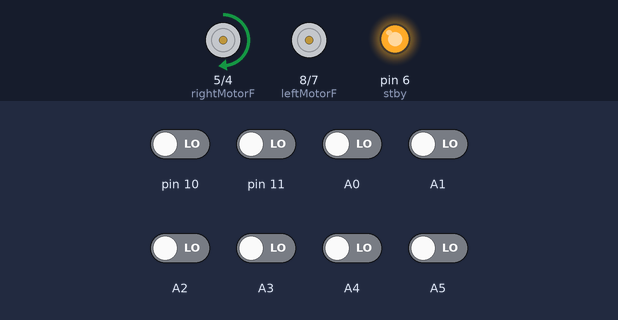
The sketch below on a simulated Arduino Uno, built with avr-gcc and run on an emulated ATmega328P. Shown: motor-driver pin pairs drawn as motors (green arrow = first pin HIGH = forward, orange = second pin HIGH = backward, longer = more drive, scaled by the enable pin, stopped while the standby pin is LOW), output pins drawn as LEDs (lit = HIGH). Inputs (shaded band) come from the test bench; at power-on: A0–5, pin 10, pin 11 LOW.

Above: at 4.5 s.
4.6 s: A4 driven HIGH
At 4.76 s:
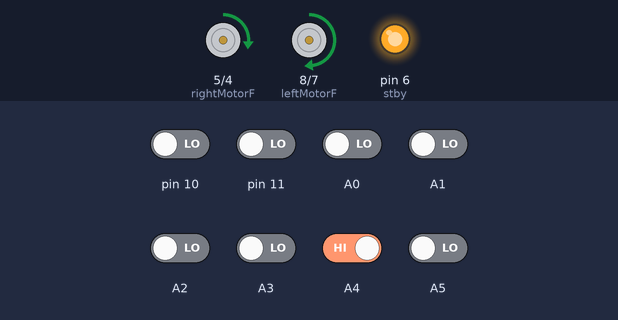
7.6 s: A3 driven HIGH
9.1 s: A5 driven HIGH
At 11.9 s:
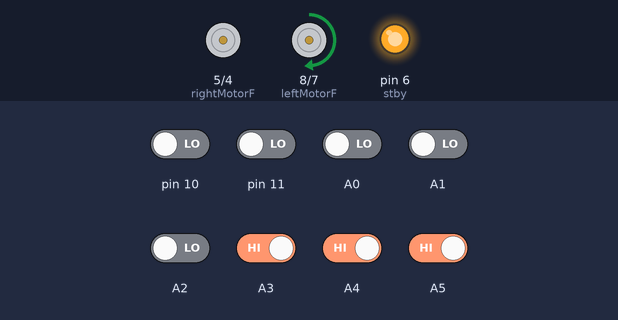
12.1 s: A1 driven HIGH
At 12.4 s:
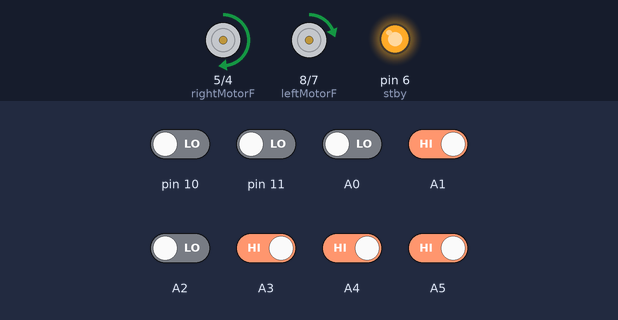
15.1 s: pin 10 driven HIGH
At 15.36 s:
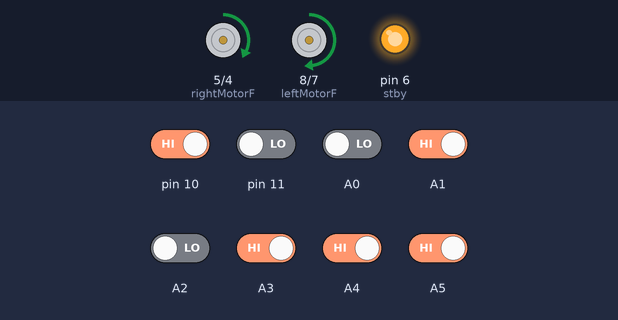
18.1 s: pin 11 driven HIGH
At 18.5 s:
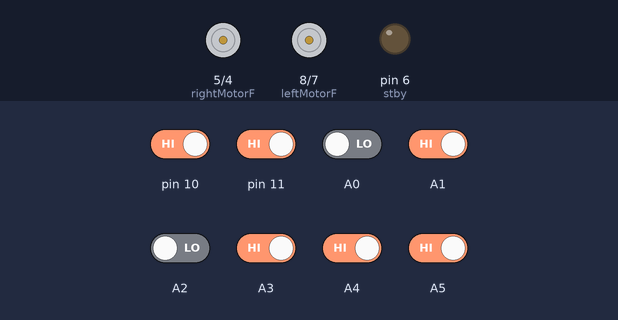
Timing chart, 0 to 20.6 s (numbered marks = the images above; inputs shaded):
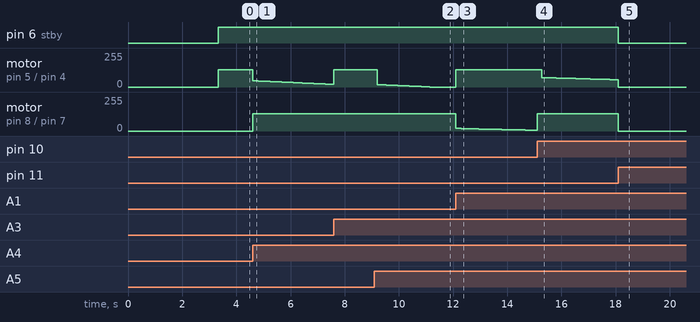

The sketch:

LFR.ino
```cpp
#include <QTRSensors.h>
//#define QTR_NO_EMITTERS_PIN 2
#define rightMotorF 5
#define rightMotorB 4
#define rightMotorPWM 3
#define leftMotorF 8
#define leftMotorB 7
#define leftMotorPWM 9
#define stby 6
// This example is designed for use with a QTR-8RC sensor
// This is a much cut-down version of the Pololu Example code

#define NUM_SENSORS 8    // number of sensors used
#define TIMEOUT       2500  // waits for 2500 us for sensor outputs to go low
int maximum ;

// Create instance of sensors. Sensors connected to pins 5 to 12
//QTRSensorsRC qtrrc((unsigned char[]) {A2,A3,A4,A5},  NUM_SENSORS, TIMEOUT); //QTR_NO_EMITTER_PIN);
QTRSensorsRC qtrrc((unsigned char[]) {A0,A1,A2,A3,A4,A5,10,11},  NUM_SENSORS, TIMEOUT); //QTR_NO_EMITTER_PIN);

unsigned int sensorValues[NUM_SENSORS];
unsigned int last_proportional = 0;
long integral = 0;

void setup()
{
 // pinMode(2,INPUT);
  pinMode(10, INPUT);
  pinMode(11, INPUT);
  pinMode(rightMotorF, OUTPUT);
  pinMode(rightMotorB, OUTPUT);
  pinMode(rightMotorPWM, OUTPUT);
  pinMode(leftMotorF, OUTPUT);
  pinMode(leftMotorB, OUTPUT);
  pinMode(leftMotorPWM, OUTPUT);
  pinMode(stby,OUTPUT);

 // Serial.begin(9600);
  int k;
 //delay(200);
//for (k = 0; k < 150; k++) // make the calibration take about 5 seconds
//{
for(int counter=0;counter<60;counter++)
{qtrrc.calibrate();
//Serial.println(counter);
/*
if(counter < 15 || counter >=45)
  lefft(); // put your main code here, to run repeatedly:
else
  right(); // put your main code here, to run repeatedly:
delay(20);//}
*/
delay(30);
//Serial.println(k);
}
delay(20);
}

void loop()
{
 maximum = 130;
  followsegment();
//delay(500);
}
void followsegment(){


int position = qtrrc.readLine(sensorValues); // get calibrated readings along with the line position, refer to the QTR Sensors Arduino Library for more details on line position.
/*
Serial.print("position");
Serial.print("\t");
Serial.println("power_difference");
Serial.println(position);
*/
 int proportional = int(position) - 3500;

 /*if(position>2700&&position<4150)
{maximum= maximum;
  }
  else
  {
    maximum=(maximum-80);
    }*/
 int derivative = proportional-last_proportional;
 integral+=proportional ;
last_proportional = proportional;


    float power_difference = proportional*1/3+ integral/10000 + derivative*10;
/*
Serial.print("\t");
Serial.print("\t");
Serial.println(power_difference);*/

  if (power_difference > maximum)
    power_difference = maximum;
  if (power_difference < -maximum)
    power_difference = -maximum;

//Motor Motion
  if (power_difference < 0)//LEFT
  {
 digitalWrite(rightMotorF, HIGH);
  digitalWrite(rightMotorB, LOW);
  analogWrite(rightMotorPWM, maximum);
    digitalWrite(leftMotorF, HIGH);
  digitalWrite(leftMotorB, LOW);
  analogWrite(leftMotorPWM, maximum+ power_difference );
  digitalWrite(stby,HIGH);
  }
  else //RIGHT
{
 digitalWrite(rightMotorF, HIGH);
  digitalWrite(rightMotorB, LOW);
  analogWrite(rightMotorPWM,maximum- power_difference );
    digitalWrite(leftMotorF, HIGH);
  digitalWrite(leftMotorB, LOW);
  analogWrite(leftMotorPWM, maximum);
  digitalWrite(stby,HIGH);
}

qtrrc.readCalibrated(sensorValues);
if(( sensorValues[3] > 300 && sensorValues[4] >300  )&& (sensorValues[0]>300 || sensorValues[7] >300))

    {
     //maze();
       stop1();
       delay(3000);
      // maximum=(maximum-90);
    }

/*if( (sensorValues[0]<50 && sensorValues[1] <50 &&sensorValues[2]<50 && sensorValues[3]<50 &&sensorValues[4] <50 &&sensorValues[5] <50) &&(sensor[0] <50&&sensor[1]<50)) //white
    {

      backward();

    }
if(( sensorValues[1] >80 &&sensorValues[2] >80 && sensorValues[3] >80 &&sensorValues[4] >80 )&& (sensorValues[0]>80 || sensorValues[5] >80))

    {
     maze();

    }*/

  }
void left1()
 {
digitalWrite(rightMotorF, HIGH);
  digitalWrite(rightMotorB,LOW);
  analogWrite(rightMotorPWM,100 );
    digitalWrite(leftMotorF,LOW);
  digitalWrite(leftMotorB, HIGH);
  analogWrite(leftMotorPWM, 100);
  digitalWrite(stby,HIGH);
 }
  void straight()
  {
  digitalWrite(rightMotorF,HIGH);
  digitalWrite(rightMotorB,LOW);
  analogWrite(rightMotorPWM,75);
    digitalWrite(leftMotorF,HIGH);
  digitalWrite(leftMotorB, LOW);
  analogWrite(leftMotorPWM, 75);
  digitalWrite(stby,HIGH);
  }
  void reverse()
  {
  digitalWrite(rightMotorF,LOW);
  digitalWrite(rightMotorB,HIGH);
  analogWrite(rightMotorPWM,75);
    digitalWrite(leftMotorF,LOW);
  digitalWrite(leftMotorB, HIGH);
  analogWrite(leftMotorPWM, 75);
  digitalWrite(stby,HIGH);
  }
  void right1()
  {
   digitalWrite(rightMotorF,LOW);
  digitalWrite(rightMotorB, HIGH);
  analogWrite(rightMotorPWM,100 );
    digitalWrite(leftMotorF, HIGH);
  digitalWrite(leftMotorB, LOW);
  analogWrite(leftMotorPWM, 100);
  digitalWrite(stby,HIGH);
   }
   void stop1()
   {
    digitalWrite(rightMotorF,LOW);
  digitalWrite(rightMotorB, LOW);
  analogWrite(rightMotorPWM,0 );
    digitalWrite(leftMotorF, LOW);
  digitalWrite(leftMotorB, LOW);
  analogWrite(leftMotorPWM, 0);
  digitalWrite(stby,LOW);
   }

    void backward()
{
   digitalWrite(rightMotorF,HIGH);
  digitalWrite(rightMotorB, LOW);
  analogWrite(rightMotorPWM,100 );
    digitalWrite(leftMotorF, LOW);
  digitalWrite(leftMotorB, HIGH);
  analogWrite(leftMotorPWM, 100);
  digitalWrite(stby,HIGH);
  delay(500);

    }
    void maze()
 {
      qtrrc.readLine(sensorValues);

  if(sensorValues[0]>300 && sensorValues[4]>300&&sensorValues[5]>300 )  //left
  {
     /*reverse();
     delay(275);
    stop1();
    delay(3000);
    left1();
     delay(250);*/

  }
  else
  if(sensorValues[7]>300 && sensorValues[3]>300 &&sensorValues[4]>300 )// right
     {
      reverse();
     delay(275);

    stop1();
    delay(3000);
       right1();
              delay(250);


        }
       else
  if(sensorValues[0]>300 &&sensorValues[1]>300&& sensorValues[2]>300&& sensorValues[3]>300 && sensorValues[4]>300&&sensorValues[5]>300&&sensorValues[6]>300&&sensorValues[7]>300)// WHITE GAPS
    {
      straight();
    delay(4000);
      }
 /* if(sensorValues[0]<300 &&sensorValues[1]<300&& sensorValues[2]<300&& sensorValues[3]<300 && sensorValues[4]<300 && sensorValues[5]<300 && sensorValues[6]<300&& && sensorValues[7]<300  )// all black
    {straight();
    delay(4000);
      }*/

/*else
     if(sensorValues[0]>80 && sensorValues[5]>80 && sensor[0]<50 && sensor[1]<50) //tpoiont
     {
        straight();
     delay(275);

                left();
                delay(250);

      }
   else
   if(sensorValues[0]>80 && sensorValues[5]>80 && sensor[0]>80 && sensor[1]>80)   //plus-point
  {
     straight();
     delay(275);

    left();
   delay(250);

  }
else
       if(sensorValues[0]<50 && sensorValues[5]>80 && sensor[0]>80 && sensor[1]>80 )  //st-right
        {

          straight();
        delay(275);

           }
    else
         if(sensorValues[0]>80 && sensorValues[5]<50 && sensor[0]>80 && sensor[1]>80)  //straight-left
    {
     // stop1();
      //delay(800);
    straight();
     delay(275);

//stop1();
  //    delay(800);

      left();
     delay(250);
//stop1();
  //    delay(800);

     }*/


 }
```

Measured:
- after the input at 4.6 s, motor on pin 5 (rightMotorF) / pin 4 (rightMotorB): moves from forward 130/255 to forward 20/255 over 2.9 s, starting at once; motor on pin 8 (leftMotorF) / pin 7 (leftMotorB): stopped → forward 130/255 at once
- after the input at 9.1 s, motor on pin 5 (rightMotorF) / pin 4 (rightMotorB): moves from forward 130/255 to stopped over 1.9 s, starting after 0.11 s
- after the input at 12.1 s, motor on pin 5 (rightMotorF) / pin 4 (rightMotorB): stopped → forward 130/255 at once; motor on pin 8 (leftMotorF) / pin 7 (leftMotorB): moves from forward 130/255 to forward 6/255 over 2.8 s, starting at once
- after the input at 15.1 s, motor on pin 5 (rightMotorF) / pin 4 (rightMotorB): moves from forward 130/255 to forward 55/255 over 2.7 s, starting after 0.18 s
- after the input at 18.1 s, pin 6 (stby): HIGH → LOW at once; motor on pin 8 (leftMotorF) / pin 7 (leftMotorB): forward 130/255 → stopped at once
